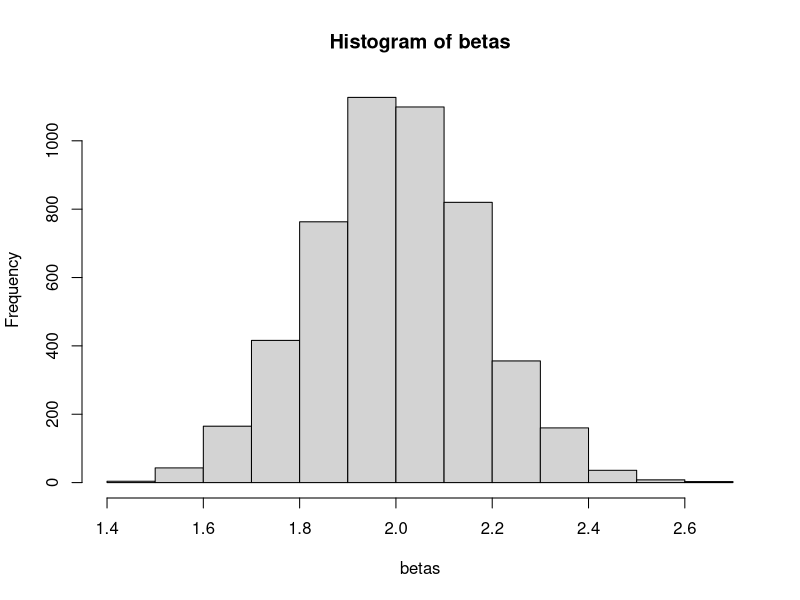

Source code (R): (Note: this script raises an error after producing the figure.)

n <- 5000
betas <- numeric(n)
capt_b <- logical(n)
for(i in 1:n){
  x <- runif(100)
  y <- rnorm(100, mean = 1 + 2*x, sd = 0.5)
  lmi <- lm(y~x)
  betas[i] <- lmi$coefficients[2]
  capt_b[i] <- (2 > (coef(summary(lmi))[2,1]-2*coef(summary(lmi))[2,2])) & (2 < (coef(summary(lmi))[2,1]+2*coef(summary(lmi))[2,2])) 
  print(c(coef(summary(lmi))[2,1]-2*coef(summary(lmi))[2,2], coef(summary(lmi))[2,1]+2*coef(summary(lmi))[2,2]))
}
mean(capt_b)
hist(betas)


tadpoles <- read.csv("data/tadpoles.csv")
confint(lm5a)
coef(lm5a)
ests <- coef(lm5a)[2:8]
tad_model <- data.frame(var.labels=factor(names(ests), levels=names(ests)), ests, low95 = confint(lm5a)[-1,1], up95 = confint(lm5a)[-1,2])

ggplot(tad_model, aes(var.labels, ests))+
  geom_pointrange(aes(ymin=low95, ymax=up95))+
  geom_hline(yintercept=0, linetype = "dashed", color = "red")+
  labs(x = "Term", y =  "Effect")

ggplot(tadpoles, aes(fac1, response, color = fac2))+
  facet_wrap(vars(fac2))
  

table(streams$stream,streams$zinc)  
lm.streams <- lm(diversity~zinc*stream, data = streams)
Anova(lm.streams)

summary(lm(log(smass)~log(ssl)*loc, data = shiners))

lm.mass <- lm(mass.diff ~  smass + block*loc*temp*food, 
              data=na.omit(shiners))
Anova(lm.mass)

plot(lm.mass$residuals~smass, data = shiners[complete.cases(shiners),], col=loc, pch=as.numeric(food))

plot(sizepc1~ssl, data = shiners)

table(shiners$block, shiners$loc, shiners$temp, shiners$food)

shiners$sizepc1 <- prcomp(shiners[,c("ssl", "smass")], scale = TRUE)$x[,1]

shiners <- na.omit(shiners)
nrow(shiners)

lm.mass2 <- lm(mass.diff ~  loc+temp+food+loc:temp, data=shiners)
Anova(lm.mass2)

summary(lm.mass2)

